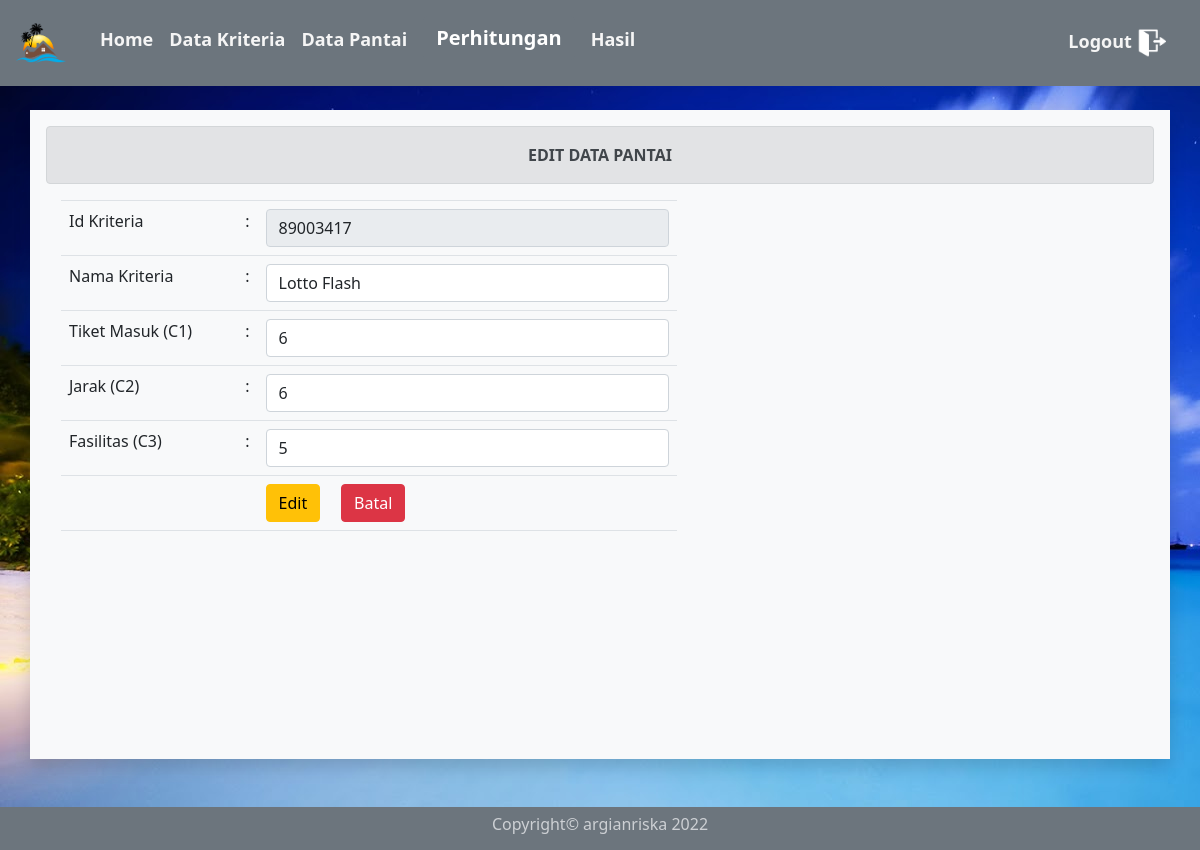
Screenshot of /admin/edit_data_sepatu.php?id_alternatif=89003417 (signed in) with the database file from the repository.
### tables this page shows
CREATE TABLE `alternatif` (
  `id_alternatif` varchar(25) NOT NULL,
  `nama_alternatif` varchar(80) NOT NULL,
  `c1` varchar(25) NOT NULL,
  `c2` varchar(25) NOT NULL,
  `c3` varchar(25) NOT NULL,
  `c4` varchar(25) NOT NULL
);

### functions.php (called while the page is built, shortened)
<?php
$con = mysqli_connect("localhost", "root", "", "spkmoora");
function tampilsepatu($query)
{
	global $con;
	$data = mysqli_query($con, $query);
	$rows = [];
	while ($row = mysqli_fetch_assoc($data)) {
		$rows[] = $row;
	}
	return $rows;
}

### admin/edit_data_sepatu.php (the view, shortened to what this page needs)
<?php
require '../functions.php';
$id_alternatif = $_GET['id_alternatif'];
$data_sepatu = tampilsepatu("SELECT * FROM alternatif WHERE id_alternatif = '$id_alternatif' ")[0];
?>
<!doctype html>
<html lang="en">
<head>
  <link rel="stylesheet" type="text/css" href="../bootstrap/css/bootstrap.min.css">
  <link href="https://cdn.jsdelivr.net/npm/bootstrap@5.1.1/dist/css/bootstrap.min.css" rel="stylesheet">
</head>
<body bgcolor="f0f0f0">
  <form method="post" action="perhitungan.php">
    <nav class="navbar navbar-expand-lg navbar-dark bg-secondary">
      <a class="navbar-brand" href="#"><img src="../img/gmd1.png" width="50"></a>
      <div class="collapse navbar-collapse" id="navbarNavAltMarkup">
        <div class="navbar-nav" style="margin: 10px;">
          <a class="nav-link active" href="index.php">
            <font size="4"><b>Home</b> </font><span class="sr-only">(current)</span>
          </a>
          <a class="nav-link" href="data_kriteria.php">
            <font size="4"><b>Data Kriteria</b></font>
          </a>
          <a class="nav-link" href="data_sepatu_sport.php">
            <font size="4"><b>Data Pantai</b></font>
          </a>
          <a class="nav-link" href="#">
            <font size="4"><b><button type="submit" name="perhitungan" class="btn btn-secondary" style="font-size: 20px; margin-top: -10px;"><b>Perhitungan</b></button></b></font>
          </a>
          <a class="nav-link" href="laporan.php">
            <font size="4"><b>Hasil</b></font>
          </a>
        </div>
        <div class="navbar-nav ms-auto" style="margin: 10px;">
          <a class="log nav-link m-auto" href="../logout.php">
            <font size="4"><b>Logout</b></font>
            <img src="../img/logout.png" width="30">
          </a>
        </div>
      </div>
    </nav>
  </form>
  <br>
  <div class="container bg-light shadow p-3 mb-5">
    <div class="alert alert-secondary">
      <center><b>EDIT DATA PANTAI</b></center>
    </div>
    <div class="col-md-7">
      <form method="post" class="form-group">
        <table class="table">
          <tr>
            <td width="200"><label>Id Kriteria</label></td>
            <td> : </td>
            <td width="500"><input type="text" name="id_alternatif" value="<?= $data_sepatu['id_alternatif']; ?>" readonly class="form-control" autocomplete="off"></td>
          </tr>
          <tr>
            <td><label>Nama Kriteria</label></td>
            <td> : </td>
            <td width="500"> <input type="text" name="nama_alternatif" value="<?= $data_sepatu['nama_alternatif']; ?>" class="form-control" autocomplete="off"></td>
          </tr>
          <tr>
            <td><label>Tiket Masuk (C1)</label></td>
            <td> : </td>
            <td width="500"> <input type="text" name="c1" value="<?= $data_sepatu['c1']; ?>" class="form-control" autocomplete="off"></td>
          </tr>
          <tr>
            <td><label>Jarak (C2)</label></td>
            <td> : </td>
            <td width="500"> <input type="text" name="c2" value="<?= $data_sepatu['c2']; ?>" class="form-control" autocomplete="off"></td>
          </tr>
          <tr>
            <td><label>Fasilitas (C3)</label></td>
            <td> : </td>
            <td width="500"> <input type="text" name="c3" value="<?= $data_sepatu['c3']; ?>" class="form-control" autocomplete="off"></td>
          </tr>
          <td></td>
          <td></td>
          <td><button type="submit" name="edit" class="btn btn-warning">Edit </button> &nbsp;&nbsp;&nbsp;
            <a href="data_sepatu_sport.php" class="btn btn-danger">Batal</a>
          </td>
        </table>
      </form>
    </div>
  </div>
  <div class="col-md-12 bg-secondary">
    <div class="copyright">
      <h6>Copyright&copy; argianriska 2022</h6>
    </div>
  </div>
</body>
</html>

### admin/edit_data_sepatu.php (style rules this page uses)
body { background-image: url(../img/galeri/22.jpg); }
.container { min-height: calc(100vh - 211px - -60px); }
.col-md-12 { padding: 8px; }
.copyright { text-align: center; color: #CDD0D4 }
a font { color: whitesmoke; }

### rows the page displays
alternatif: id_alternatif "89003417", nama_alternatif "Lotto Flash", c1 "6", c2 "6", c3 "5"
